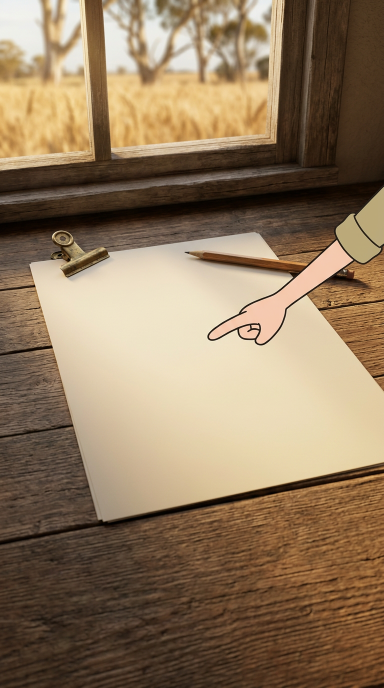
#> input picture past_detour_emu_1932/phase2/images/04_report.png, 768 x 1376 px (shown at 1/2 size)
$ python -i render_refined.py   (imports and definitions only)
#> lines starting #> are read from the running program, lines starting #| are printed output that depends on the picture
#!/usr/bin/env python3
"""Refined image-only Emu War cut: 8K-upscaled master and 1080p preview.

The English script stays unchanged. More AI-generated adjacent stills supply
expression, gesture, page, bird and wire movement. Sparse contextual typography
is baked into scene images, not added as timed captions. The soundtrack is the
existing narration plus original, very quiet NON-MELODIC wind and five small
situational Foley cues. No samples, music, new narration or rigged characters.
"""
from __future__ import annotations

import argparse
import math
import subprocess
import tempfile
import wave
from pathlib import Path

import imageio_ffmpeg
import numpy as np
from PIL import Image, ImageDraw, ImageFont

ROOT = Path(__file__).resolve().parent
PREV = ROOT.parent / "final_image_edit"
EPISODE = ROOT.parent
PHASE2 = EPISODE / "phase2"
IMAGES = ROOT / "images_new"
STAGED = ROOT / "staged"
FONTS = PREV / "fonts"
# [1 line that did not run here, left out]
FPS, BASE_W, BASE_H = 24, 1440, 2560

# Time marks follow the original narration's pauses. Each move is a whole-image
# camera crop with easing. Alternate stills are generated independently.
# end, still, label, (zoom0, zoom1, x0, x1, y0, y1)
SHOTS = [
    (1.45, "01_return_landscape", "establish_and_dolly", (1.07,1.12,.46,.50,.45,.47)),
    (2.35, "11_return_reaction", "matched_uncertainty", (1.12,1.14,.50,.51,.47,.48)),
    (3.44, "21_return_deep_breath", "matched_breath", (1.14,1.12,.51,.50,.48,.47)),
    (5.40, "02_departure_sky", "track_along_road", (1.07,1.12,.42,.50,.52,.55)),
    (7.61, "22_departure_intermediate", "matched_walking_pose", (1.12,1.14,.50,.53,.55,.55)),
    (8.72, "03_farmers_petition_wall", "room_to_table_tilt", (1.09,1.12,.52,.50,.35,.54)),
    (9.73, "13_farmer_petition_gesture", "matched_resolve", (1.12,1.15,.50,.51,.54,.57)),
    (10.76, "23_petition_hand", "petition_hand", (1.15,1.16,.51,.51,.57,.58)),
    (12.25, "01_return_landscape", "return_to_team", (1.17,1.17,.46,.46,.69,.67)),
    (13.68, "21_return_deep_breath", "reaction_close", (1.17,1.19,.46,.48,.67,.66)),
    (15.65, "old_report", "report_reveal", (1.06,1.13,.46,.45,.49,.56)),
    (17.56, "24_report_hand_step", "report_point", (1.13,1.18,.45,.46,.56,.58)),
    (18.85, "04_emus_open_sky", "flock_wide", (1.09,1.12,.37,.45,.52,.55)),
    (20.30, "14_emus_change_position", "flock_cross", (1.12,1.14,.45,.51,.55,.56)),
    (21.87, "25_emus_scatter_more", "flock_separates", (1.14,1.15,.51,.54,.56,.56)),
    (22.90, "05_press_blank", "paper_push", (1.07,1.14,.52,.54,.55,.61)),
    (23.93, "26_press_page_turn", "page_reaction", (1.14,1.17,.54,.54,.61,.61)),
    (25.66, "04_emus_open_sky", "return_to_open_field", (1.10,1.13,.50,.50,.55,.55)),
    (26.20, "04_emus_open_sky", "skyward_tilt", (1.55,1.55,.50,.50,1.0,.00)),
    (26.66, "10_sky_bridge", "sky_time_bridge", (1.00,1.01,.5,.5,.40,.43)),
    (27.51, "old_field", "down_to_new_setting", (1.54,1.54,.5,.5,.00,.95)),
    (28.85, "06_1934_supply", "supply_entrance", (1.08,1.12,.43,.48,.53,.53)),
    (30.05, "16_supply_reaction", "consult_ledger", (1.12,1.14,.48,.53,.53,.53)),
    (31.30, "27_supply_clerk_turn", "clerk_shifts", (1.14,1.16,.53,.55,.53,.53)),
    (32.60, "07_bounty_ledger", "ledger_dolly", (1.06,1.11,.43,.45,.42,.49)),
    (33.80, "17_ledger_hand_shift", "hand_approaches", (1.11,1.15,.45,.46,.49,.53)),
    (35.35, "28_ledger_turn_start", "page_turn_start", (1.15,1.18,.46,.47,.53,.54)),
    (36.75, "08_fence_build", "fence_line_track", (1.09,1.13,.37,.45,.50,.54)),
    (38.00, "18_fence_wire_action", "wire_work", (1.13,1.15,.45,.50,.54,.55)),
    (39.26, "29_fence_post_tighten", "post_secured", (1.15,1.16,.50,.52,.55,.55)),
    (42.26, "old_fence_aerial", "long_barrier_reveal", (1.06,1.13,.47,.55,.40,.55)),
    (44.00, "09_fence_aftermath", "quiet_evening", (1.13,1.11,.47,.49,.55,.53)),
    (46.00, "19_final_emu_look", "emu_turn", (1.11,1.08,.49,.50,.53,.51)),
    (48.00, "30_final_quiet_look", "calm_end", (1.08,1.04,.50,.50,.51,.49)),
]
# [1 line not run here, left out]


# [4 lines left out: function run, not called in this run]


def cover(path):
#> called with path = '../phase2/images/04_report.png'
    im = Image.open(path).convert("RGB")
#> im is the input picture: PIL image 768x1376 RGB; mean R, G, B 143.5, 120.8, 93.8
    s = max(BASE_W/im.width, BASE_H/im.height)
#> s = 1.88
    im = im.resize((math.ceil(im.width*s), math.ceil(im.height*s)), Image.Resampling.LANCZOS)
#> im: PIL image 1440x2580 RGB
    return im.crop(((im.width-BASE_W)//2, (im.height-BASE_H)//2,
                    (im.width+BASE_W)//2, (im.height+BASE_H)//2))
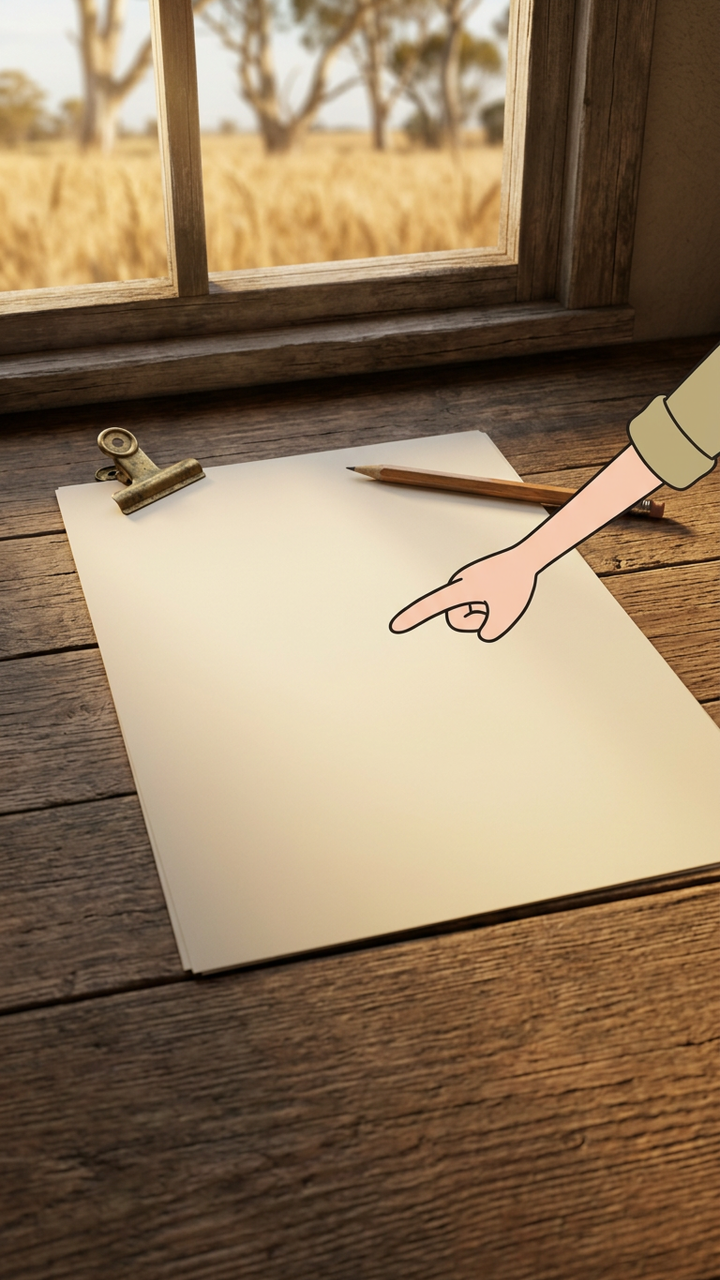
#> returned value: PIL image 1440x2560 RGB (shown at 1/2 size); mean R, G, B 143.7, 121, 94


# [112 lines left out: functions type_on_scene, stage, effects_only, render, not called in this run]


# [5 lines not run here, left out]

>>> result = cover('../phase2/images/04_report.png')

$ run again, on past_detour_emu_1932/phase2/images/02_farmers_petition.png
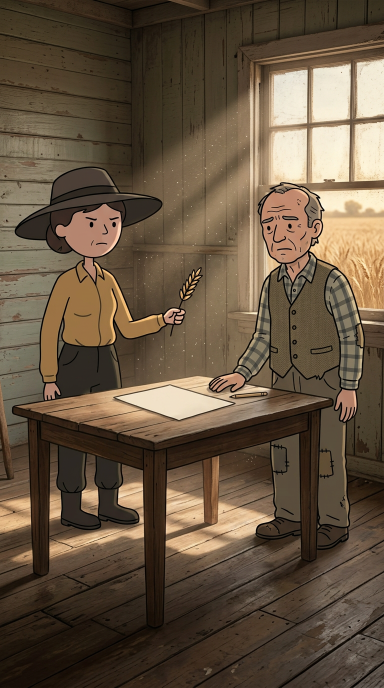
#> input picture past_detour_emu_1932/phase2/images/02_farmers_petition.png, 768 x 1376 px (shown at 1/2 size)
#> in cover, im is the input picture: PIL image 768x1376 RGB; mean R, G, B 101.7, 84.8, 65.4
#> im: PIL image 1440x2580 RGB
#> in cover, `return im.crop(((im.width-BASE_W)//2, (im.height-BASE_H)//2, (im.width..`:
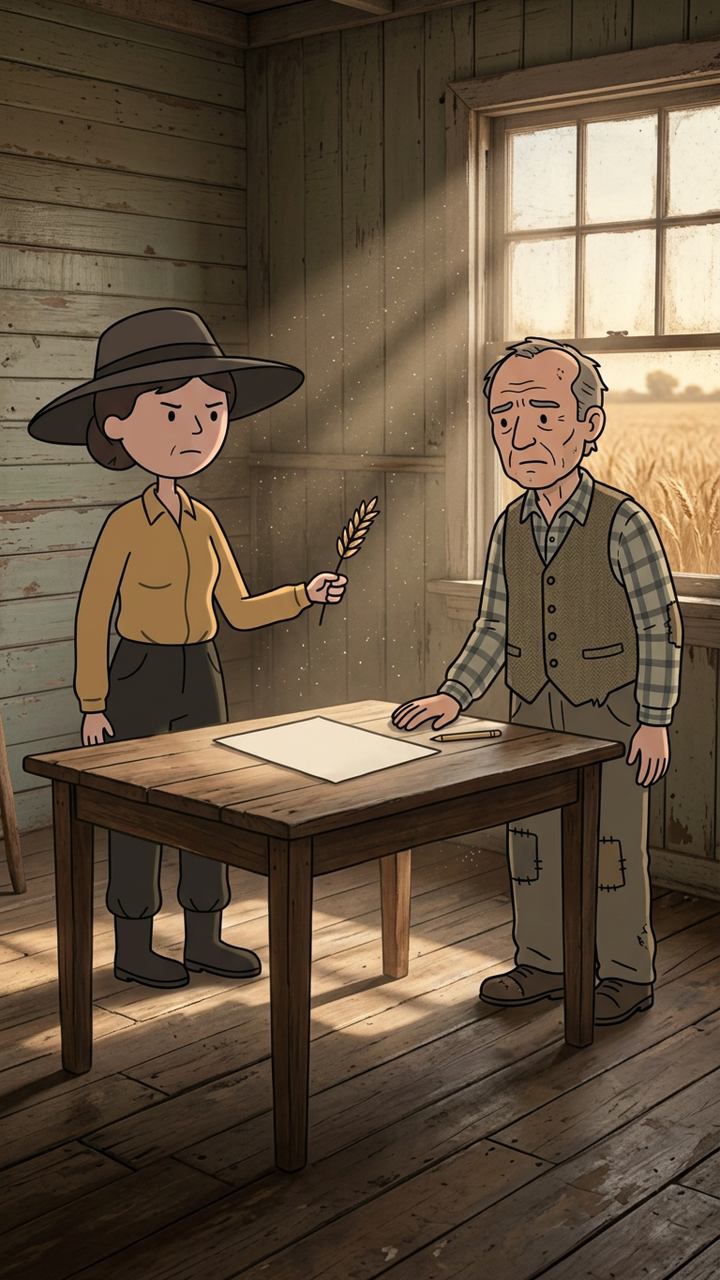
#> returned value: PIL image 1440x2560 RGB (shown at 1/2 size); mean R, G, B 102.1, 85.2, 65.7

$ run again, on past_detour_emu_1932/phase2/images/03_return.png
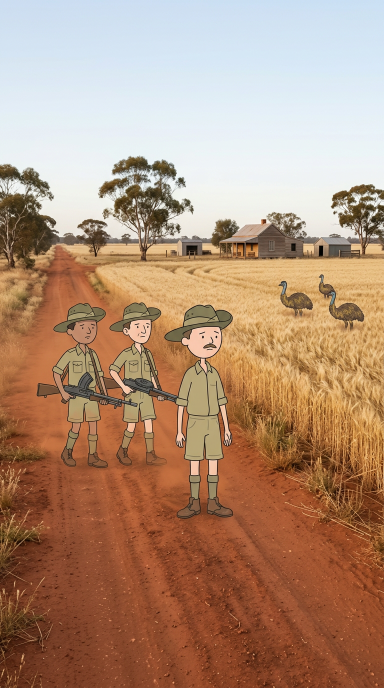
#> input picture past_detour_emu_1932/phase2/images/03_return.png, 768 x 1376 px (shown at 1/2 size)
#> in cover, im is the input picture: PIL image 768x1376 RGB; mean R, G, B 177, 142.9, 119
#> im: PIL image 1440x2580 RGB
#> in cover, `return im.crop(((im.width-BASE_W)//2, (im.height-BASE_H)//2, (im.width..`:
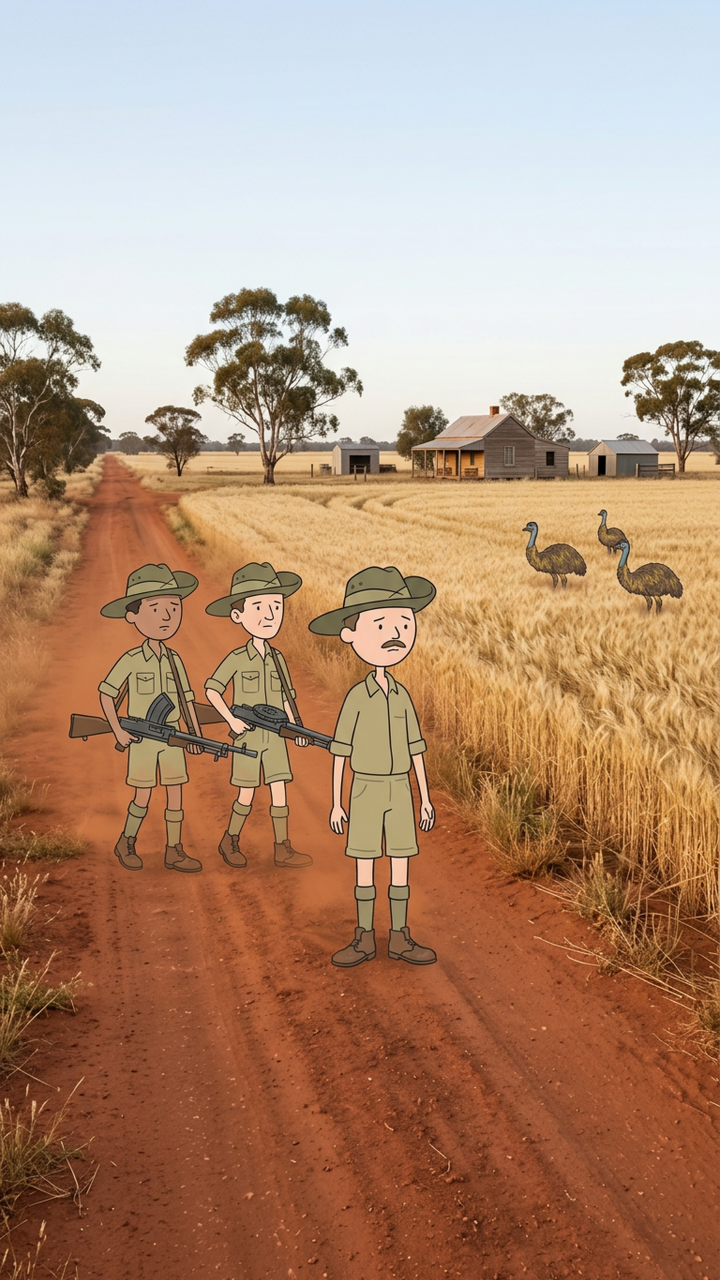
#> returned value: PIL image 1440x2560 RGB (shown at 1/2 size); mean R, G, B 177.1, 142.9, 118.8
